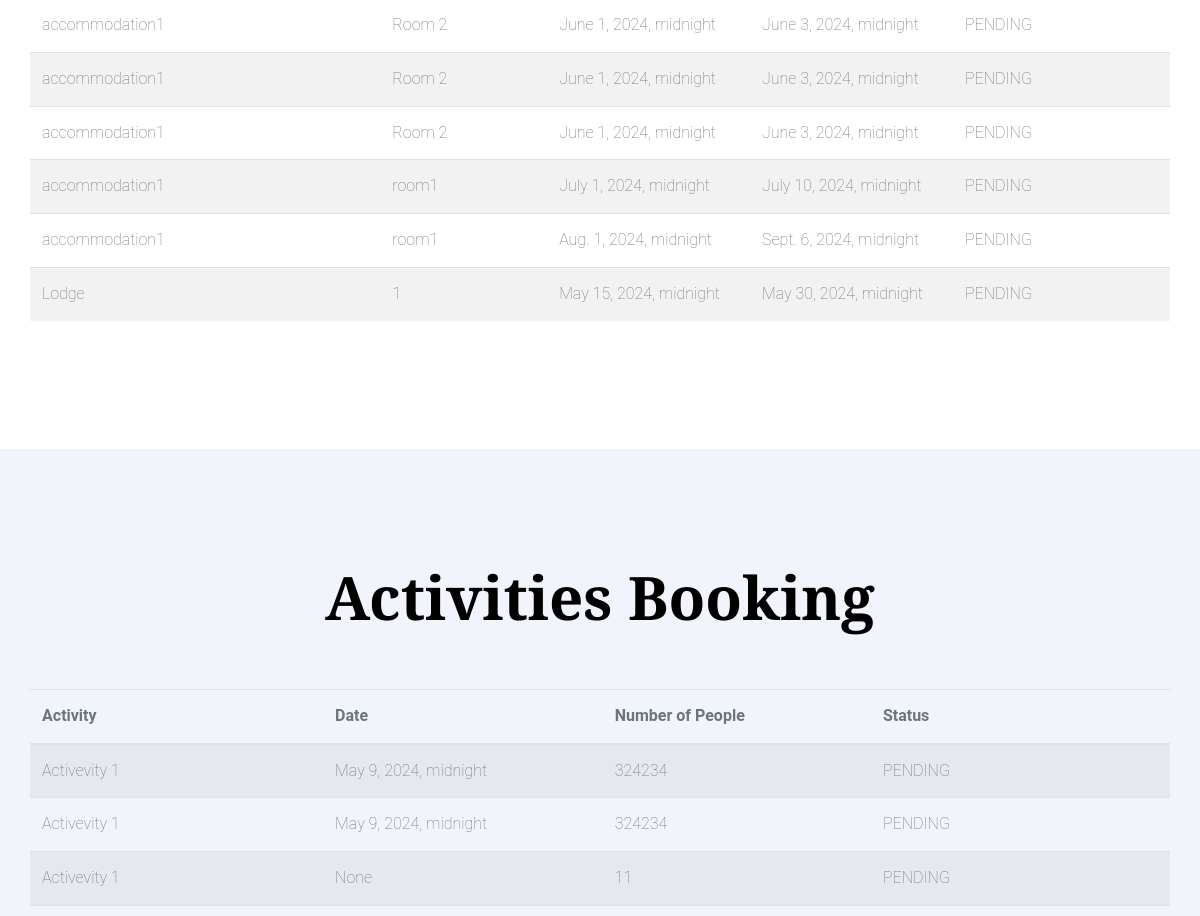
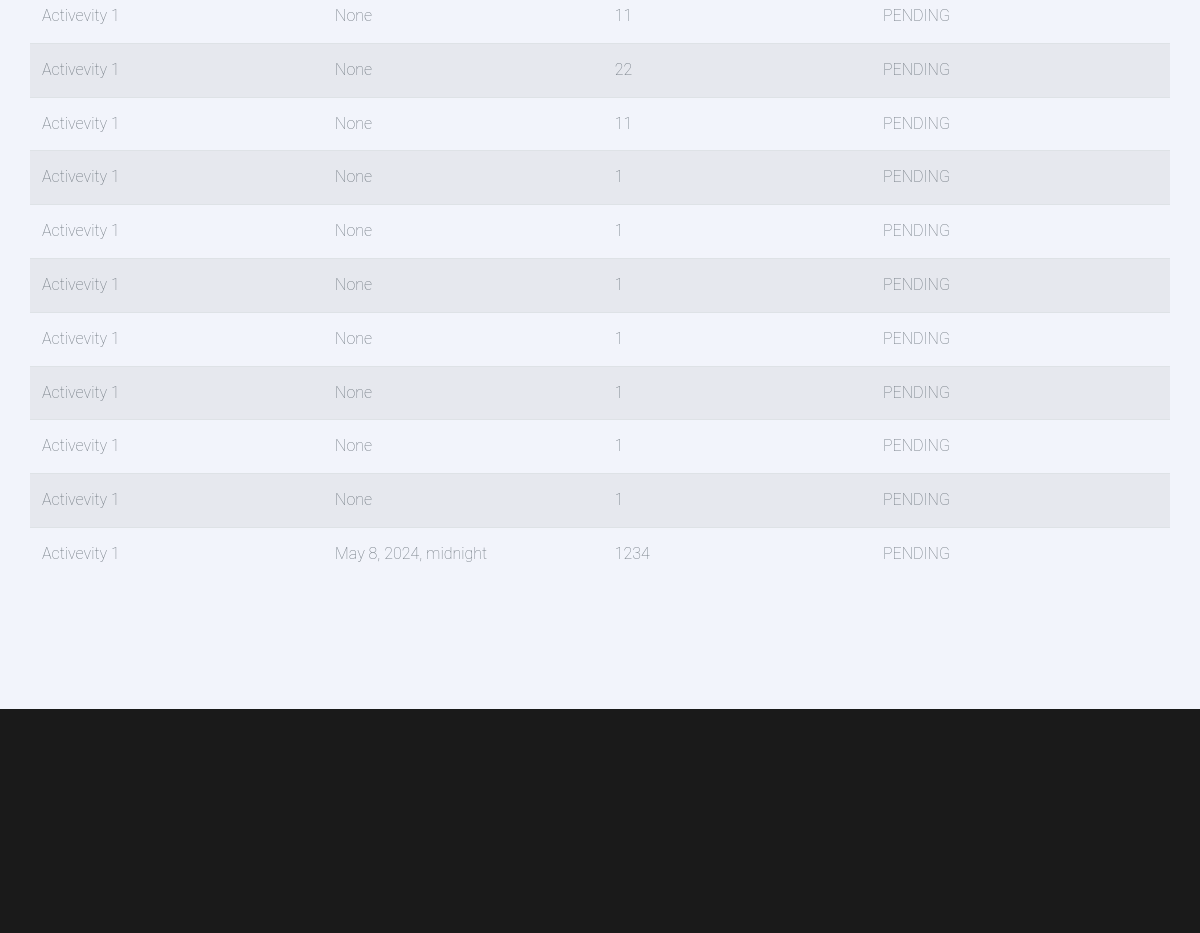
The page /bookings/ (signed in, lower part) on the database as committed earlier (2 pictures, top to bottom).
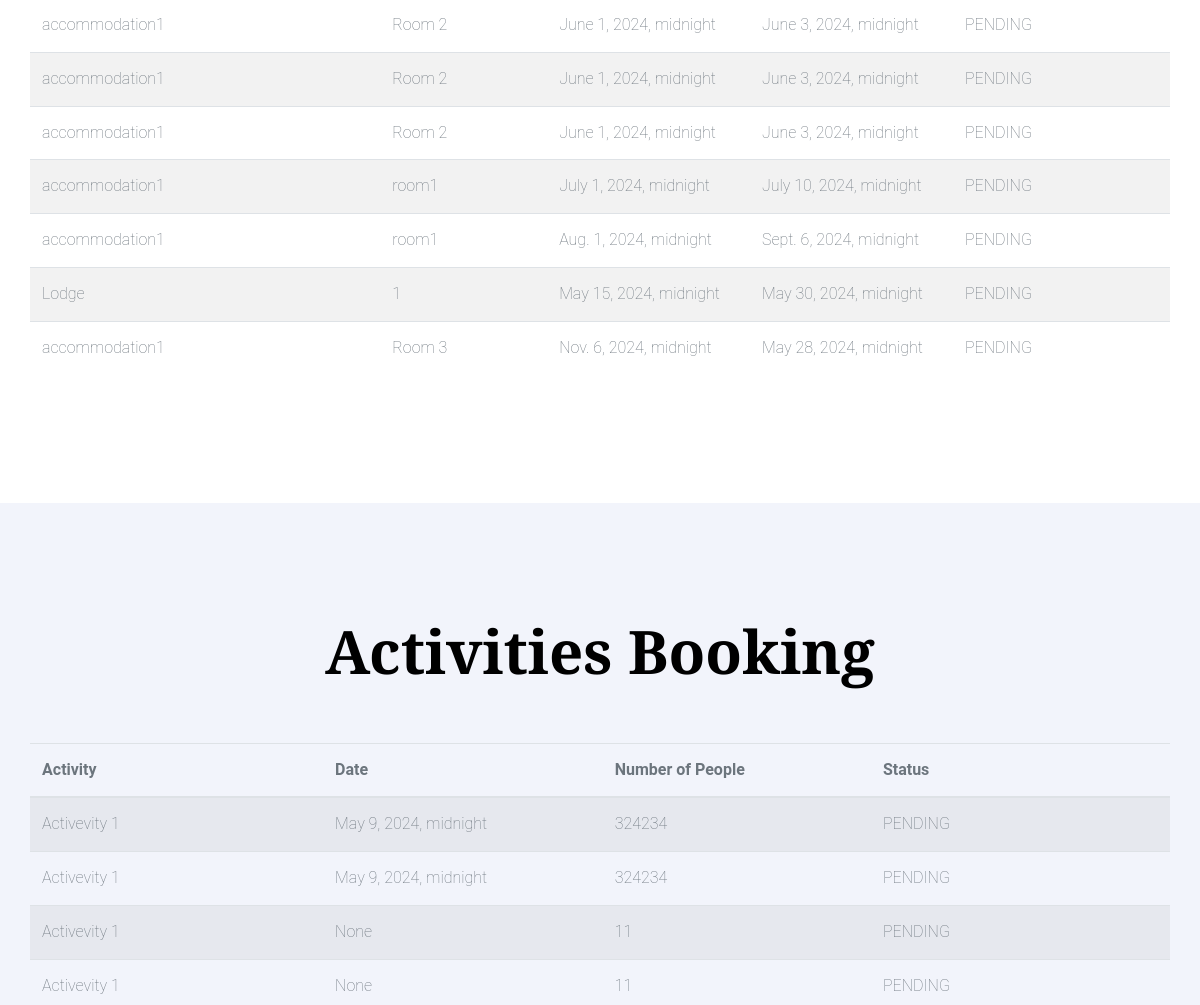
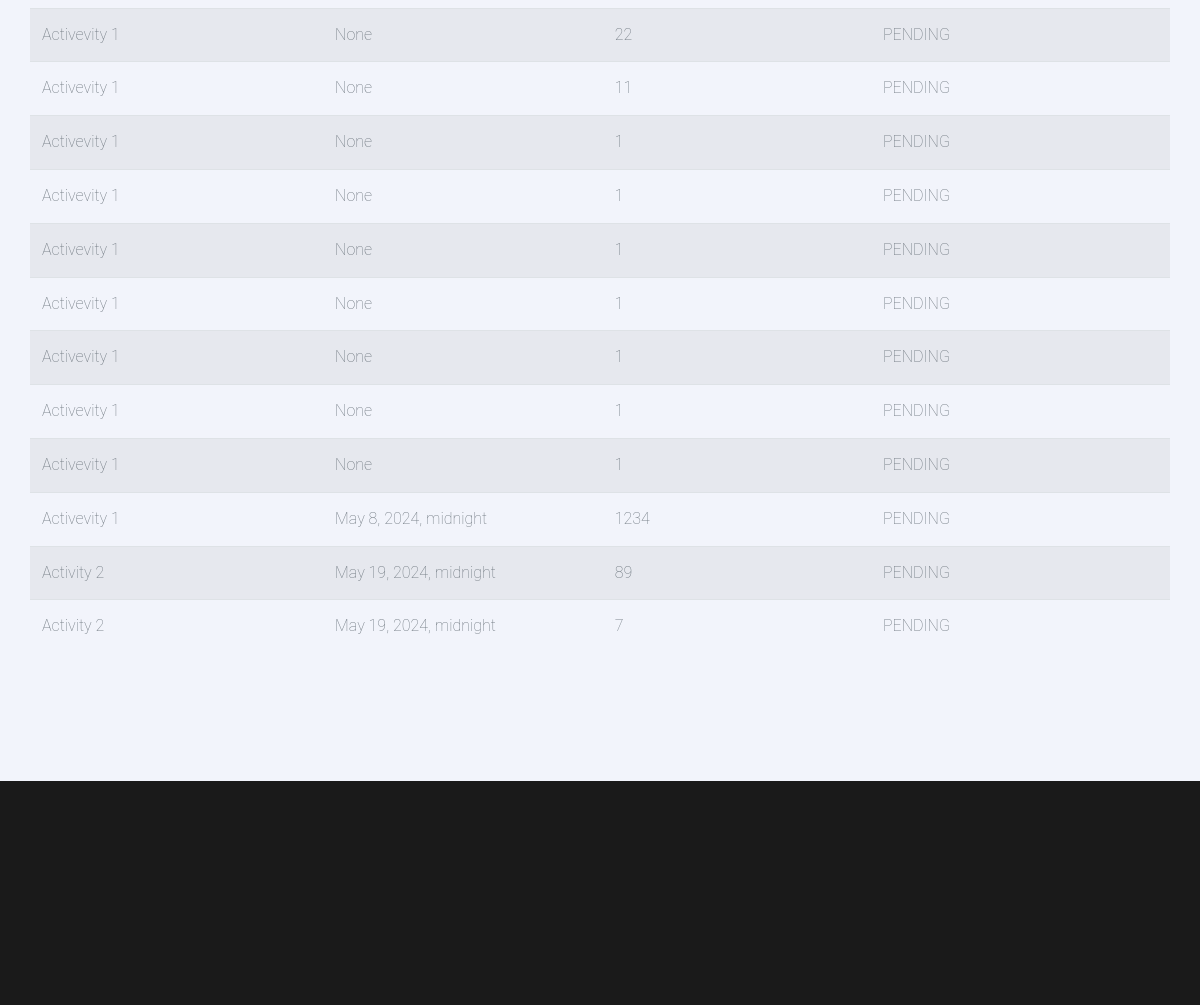
The same page on the database as committed later (2 pictures, top to bottom).
### accommodations/models.py (models this page shows, shortened)
class AccomodationBooking(models.Model):
  user = models.ForeignKey(User, on_delete=models.CASCADE)
  accommodation = models.ForeignKey(Accommodation, on_delete=models.CASCADE, related_name='bookings')
  room = models.ForeignKey(Room, on_delete=models.CASCADE, related_name='bookings')
  start_date = models.DateTimeField(blank=True, null=True)
  end_date = models.DateTimeField(blank=True, null=True)
  adults = models.IntegerField(blank=True, null=True)
  children = models.IntegerField(blank=True, null=True)
  notes = models.CharField(max_length=255, blank=True, null=True)
  price = models.DecimalField(max_digits=10, decimal_places=2, default=0)
  status = models.CharField(max_length=50, choices=STATUS, default="PENDING")
  created_at = models.DateTimeField(auto_now_add=True)
  updated_at = models.DateTimeField(auto_now=True)

class Accommodation(models.Model):
  name = models.CharField(max_length=255, unique=True)
  destination = models.ForeignKey(Destination, on_delete=models.CASCADE, related_name='accomodations')
  star_rating = models.IntegerField()
  description = models.TextField()
  pic = models.ImageField(upload_to='images/')
  created_at = models.DateTimeField(auto_now_add=True)
  updated_at = models.DateTimeField(auto_now=True)

class Room(models.Model):
  name = models.CharField(max_length=255, unique=True)
  accommodation = models.ForeignKey(Accommodation, on_delete=models.CASCADE, related_name='rooms')
  room_type = models.CharField(max_length=255)
  price = models.DecimalField(default=0, decimal_places=2, max_digits=20)

### activities/models.py (models this page shows, shortened)
class ActivityBooking(models.Model):
  user = models.ForeignKey(User, on_delete=models.CASCADE)
  activity = models.ForeignKey(Activity, on_delete=models.CASCADE, related_name='bookings')
  date = models.DateTimeField(blank=True, null=True)
  price = models.DecimalField(max_digits=10, decimal_places=2)
  people = models.IntegerField()
  status = models.CharField(max_length=50, choices=STATUS, default="PENDING")
  created_at = models.DateTimeField(auto_now_add=True)
  updated_at = models.DateTimeField(auto_now=True)

class Activity(models.Model):
  name = models.CharField(max_length=255, unique=True)
  destination = models.ForeignKey(Destination, on_delete=models.CASCADE)
  category = models.CharField(max_length=255)
  price = models.DecimalField(max_digits=10, decimal_places=2)
  image = models.ImageField(models.ImageField(upload_to='images/'))
  created_at = models.DateTimeField(auto_now_add=True)
  updated_at = models.DateTimeField(auto_now=True)

### bookings/views.py (the view)
# urls.py: path('', views.BookingsView.as_view(), name='bookings'),
class BookingsView(LoginRequiredMixin, TemplateResponseMixin, View):
    template_name = 'bookings/bookings_list.html'
    def get(self, request, *args, **kwargs):
        accommodations_bookings = AccomodationBooking.objects.filter(user=request.user)
        activity_bookings = ActivityBooking.objects.filter(user=request.user)
        context = {
            "accommodations_bookings": accommodations_bookings,
            "activity_bookings": activity_bookings
        }
        return self.render_to_response(context)

### bookings/templates/bookings/bookings_list.html (shortened to what this page needs)
{% extends 'base.html' %}
{% load i18n %}
{% block content %}
<section class="section">
  <div class="container">
      <div class="row">
        <div class="table-responsive">
          <table id="data-table-2" class="table table-striped thead-primary w-100 dataTable no-footer"
              role="grid" aria-describedby="data-table-2_info" style="width: 720px;">
              <tbody>
                  {% for accommodation_booking in accommodations_bookings %}
                      <tr role="row" class="odd">
                          <td class="sorting_1">{{accommodation_booking.accommodation.name}}</td>
                          <td>{{ accommodation_booking.room.name }}</td>
                          <td>{{accommodation_booking.start_date}}</td>
                          <td>{{accommodation_booking.end_date}}</td>
                          <td>{{accommodation_booking.status}}</td>
                      </tr>
                  {% endfor %}
              </tbody>
          </table>
      </div>
      </div>
  </div>
</section>
<section class="section blog-post-entry bg-light">
  <div class="container">
      <div class="row justify-content-center text-center mb-5">
          <div class="col-md-7">
              <h2 class="heading" data-aos="fade-up">{% trans "Activities Booking" %}</h2>
          </div>
      </div>
      <div class="row">
        <div class="table-responsive">
          <table id="data-table-2" class="table table-striped thead-primary w-100 dataTable no-footer"
              role="grid" aria-describedby="data-table-2_info" style="width: 720px;">
              <thead>
                  <tr role="row">
                      <th class="" tabindex="0" aria-controls="data-table-2" rowspan="1"
                          colspan="1" aria-sort="ascending"
                           style="width: 37px;">{% trans "Activity" %}
                      </th>
                      <th class="" tabindex="0" aria-controls="data-table-2" rowspan="1" colspan="1"
                          aria-label="Address: activate to sort column " style="width: 51px;">{% trans "Date" %}
                      </th>
                      <th class="" tabindex="0" aria-controls="data-table-2" rowspan="1" colspan="1"
                          aria-label="Disease: activate to sort column ascending" style="width: 49px;">{% trans "Number of People" %}
                      </th>
                      <th class="" tabindex="0" aria-controls="data-table-2" rowspan="1" colspan="1"
                          aria-label="Age: activate to sort column ascending" style="width: 25px;">{% trans "Status" %}
                      </th>
                  </tr>
              </thead>
              <tbody>
                  {% for activity_booking in activity_bookings %}
                      <tr role="row" class="odd">
                          <td class="sorting_1">{{activity_booking.activity.name}}</td>
                          <td>{{ activity_booking.date }}</td>
                          <td>{{activity_booking.people}}</td>
                          <td>{{activity_booking.status}}</td>
                      </tr>
                  {% endfor %}
              </tbody>
          </table>
      </div>
      </div>
  </div>
</section>
{% endblock %}

### accounts/templates/base.html (shortened to what this page needs)
{% load static %}
{% load i18n %}
<!DOCTYPE HTML>
<html>
  <head>
    <link rel="stylesheet" href="{% static 'css/bootstrap.min.css' %}">
    <link rel="stylesheet" href="{% static 'css/animate.css' %}">
    <link rel="stylesheet" href="{% static 'css/owl.carousel.min.css' %}">
    <link rel="stylesheet" href="{% static 'css/aos.css' %}">
    <link rel="stylesheet" href="{% static 'css/bootstrap-datepicker.css' %}">
    <link rel="stylesheet" href="{% static 'css/jquery.timepicker.css' %}">
    <link rel="stylesheet" href="{% static 'css/fancybox.min.css' %}">
    <link rel="stylesheet" href="{% static 'fonts/ionicons/css/ionicons.min.css' %}">
    <link rel="stylesheet" href="{% static 'fonts/fontawesome/css/font-awesome.min.css' %}">
    <link rel="stylesheet" href="{% static 'css/style.css' %}">
  </head>
  <body>
    {% block content %}
    {% endblock %}
    <footer class="section footer-section">
    </footer>
  </body>
</html>

### static/css/style.css (style rules this page uses)
body { background: #fff; font-family: "Roboto", arial, sans-serif; font-weight: 200; font-size: 16px; line-height: 1.8; color: #6c757d; position: relative; }
h1, h2, h3, h4, h5 { color: #000; font-family: "Playfair Display", times, serif; }
.bg-light { background: #f2f4fb !important; }
.section { padding: 7em 0; }
.heading-serif, .heading, .testimonial-section .heading, .slider-section .heading, .blog-post-entry .heading { font-size: 60px; font-family: "Playfair Display", times, serif; font-weight: 700; }
.blog-post-entry { position: relative; }
.footer-section { background: #1a1a1a; color: #fff; }

Rows that differ between the two databases and show on the page:
added AccomodationBooking: accommodation.name "accommodation1", room.name "Room 3", start_date "Nov. 6, 2024, midnight", end_date "May 28, 2024, midnight", status "PENDING"
added ActivityBooking: activity.name "Activity 2", date "May 19, 2024, midnight", people "89", status "PENDING"
added ActivityBooking: activity.name "Activity 2", date "May 19, 2024, midnight", people "7", status "PENDING"
